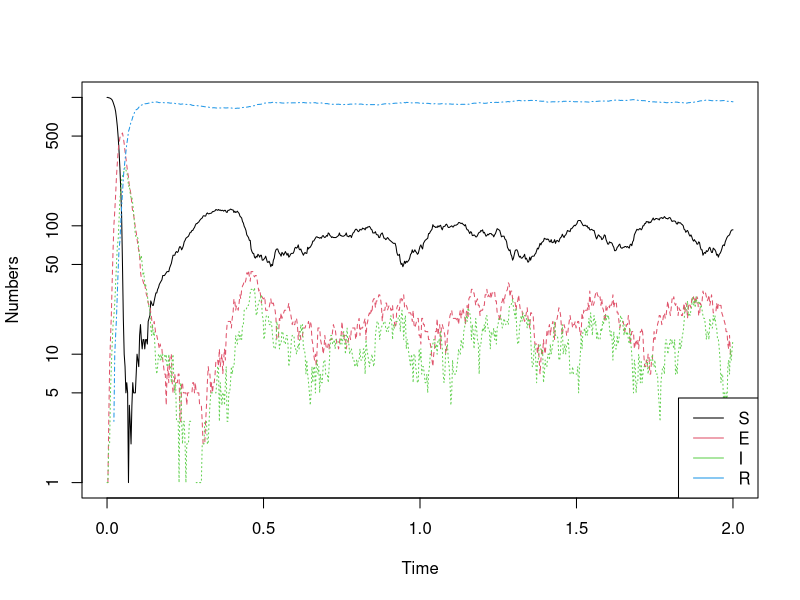

This figure's R source:
emat2 = matrix(c(1, 0, 0, 0,
                 -1, 0, 0, 0,
                 -1, 1, 0, 0,
                 0, -1, 0, 0,
                 0, -1, 1, 0,
                 0, 0, -1, 0,
                 0, 0, -1, 1,
                 0, 0, 0, -1), ncol = 4, byrow = TRUE)

rlist2 = c(quote(mu * (S + E + I + R)),
           quote(mu * S),
           quote(beta * S * I/(S + E + I + R)),
           quote(mu * E),
           quote(sigma * E),
           quote(mu * I),
           quote(gamma * I),
           quote(mu * R))


tau = function(rateqs, eventmatrix, parameters, initialvals, deltaT, endT){
  time = seq(0, endT, by = deltaT) 
  res = data.frame(matrix(NA, ncol = length(initialvals) + 1, nrow = length(time)))
  res[, 1] = time 
  names(res) = c("time", names(inits)) 
  res[1,]= c(0, inits)
  for (i in 1:(length(time) - 1)) { 
    # calculate overall rates
    rat = sapply(rateqs, eval, as.list(c(parameters, res[i, ]))) 
    evts = rpois(1, sum(rat) * deltaT) 
    if (evts > 0) { 
      # draw events 
      whichevent = sample(1:nrow(eventmatrix), evts, prob = rat, replace = TRUE)
      mt = rbind(eventmatrix[whichevent, ], t(matrix(res[i, -1]))) 
      mt = matrix(as.numeric(mt), ncol = ncol(mt)) 
      # update states
      res[i + 1, -1] = apply(mt, 2, sum)
      res[i + 1, ][res[i + 1,]< 0] = 0 
    } else { 
        # if no events in deltaT
      res[i + 1, -1] = res[i, -1] 
    }
  } 
return(res) 
}


paras = c(mu = 1, beta = 1000, sigma = 365/8, gamma = 365/5) 
inits = c(S = 999, E = 0, I = 1, R = 0) 
sim2 = tau(rlist2, emat2, paras, inits, 1/365, 2)

matplot(sim2[, 1], sim2[, 2:5], type = "l", log = "y", ylab = "Numbers", xlab = "Time") 
legend("bottomright", c("S", "E", "I", "R"), lty = c(1, 1, 1, 1), col = c(1, 2, 3, 4))
    
    
    
    
    
    
    